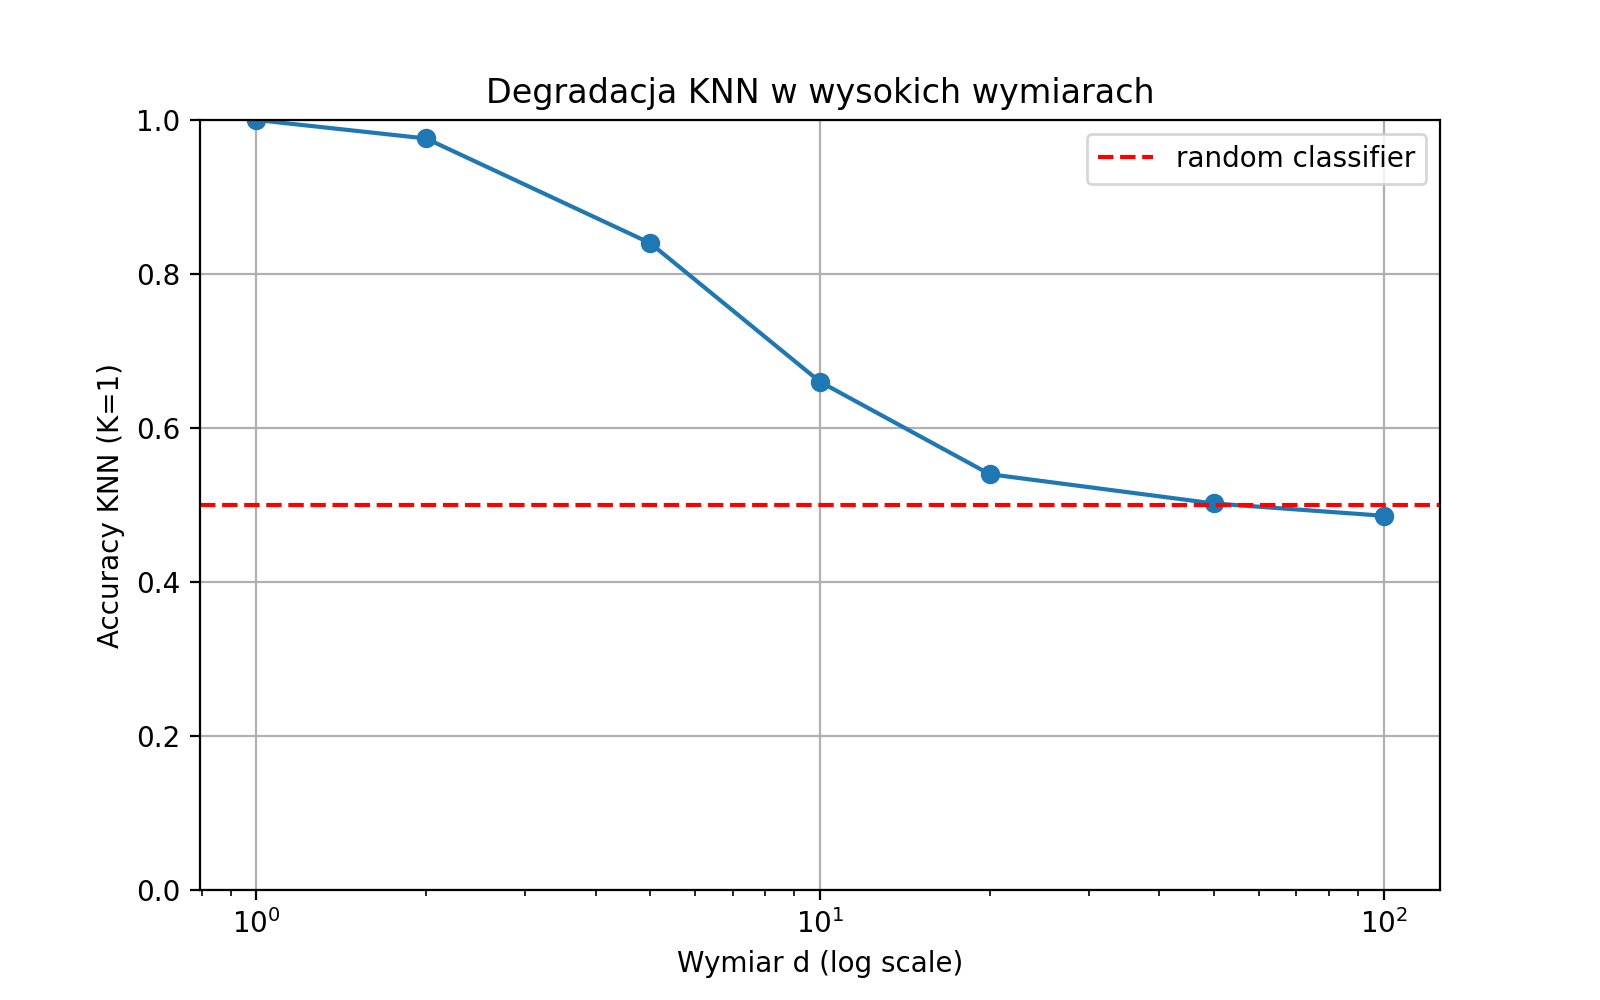

This figure's Python source:
import numpy as np
import matplotlib.pyplot as plt
from sklearn.neighbors import KNeighborsClassifier

np.random.seed(42)

n = 1000
m = 500
dimensions = [1, 2, 5, 10, 20, 50, 100]

def run_experiment(d):
    #TRAIN
    X_train = np.random.randn(n, d)
    norms_train = np.linalg.norm(X_train, axis=1)
    rd = np.median(norms_train)

    y_train = (norms_train <= rd).astype(int)

    #TEST
    X_test = np.random.randn(m, d)
    norms_test = np.linalg.norm(X_test, axis=1)
    y_test = (norms_test <= rd).astype(int)

    #KNN
    model = KNeighborsClassifier(n_neighbors=1)
    model.fit(X_train, y_train)

    y_pred = model.predict(X_test)
    acc = np.mean(y_pred == y_test)

    return acc

accuracies = []

for d in dimensions:
    acc = run_experiment(d)
    accuracies.append(acc)
    print(f"d={d}, accuracy={acc:.4f}")

# wykres
plt.figure(figsize=(8,5))
plt.plot(dimensions, accuracies, marker='o')
plt.xscale('log')
plt.ylim(0, 1)
plt.axhline(0.5, linestyle='--', color='red', label='random classifier')
plt.xlabel("Wymiar d (log scale)")
plt.ylabel("Accuracy KNN (K=1)")
plt.title("Degradacja KNN w wysokich wymiarach")
plt.grid(True)
plt.legend()
plt.savefig("knn_degrade.png", dpi=200)
print("Zapisano wykres jako knn_degrade.png")
